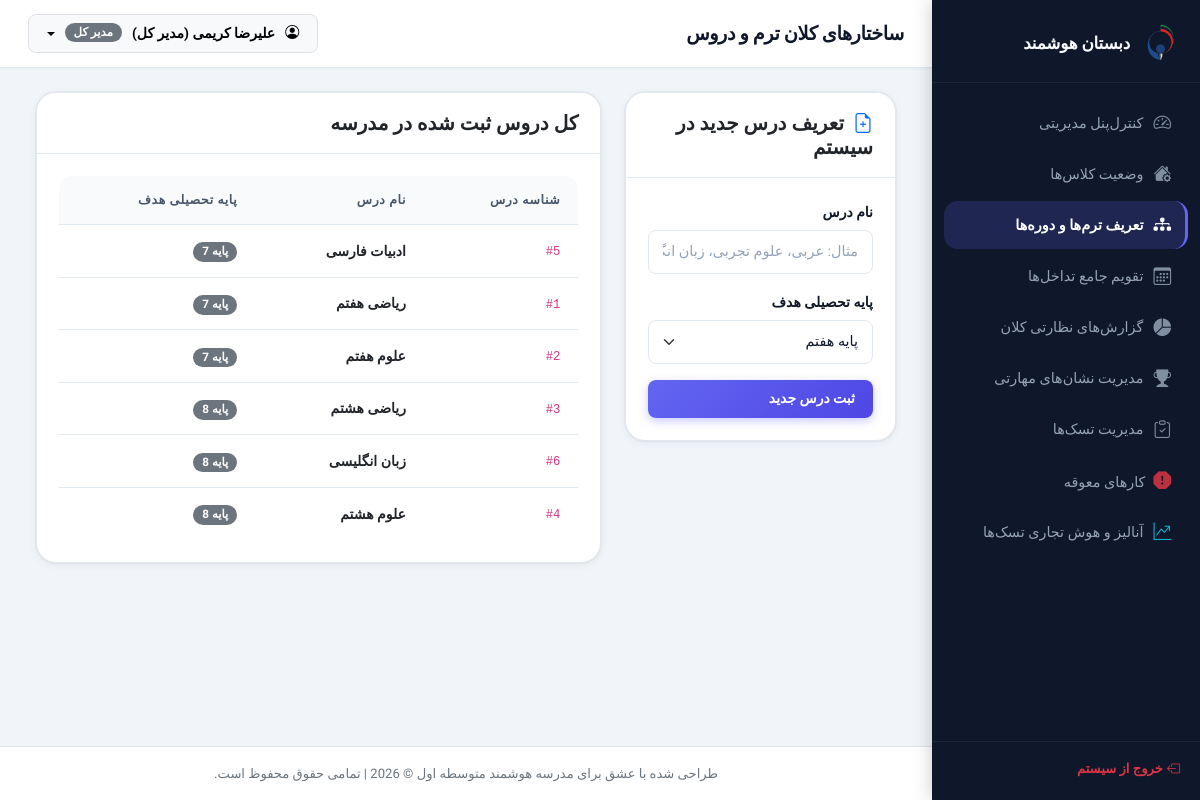
The app's page /admin/structures.php (signed in) with its own data.
### tables this page shows
CREATE TABLE `courses` (
  `id` int(11) NOT NULL,
  `course_name` varchar(100) NOT NULL,
  `grade_level` int(11) NOT NULL
);

### admin/structures.php (the view, shortened to what this page needs)
<?php
require_once '../includes/header.php';
try {
    $coursesList = $pdo->query("SELECT * FROM courses ORDER BY grade_level ASC, course_name ASC")->fetchAll();
} catch (PDOException $e) {
    die("خطا در لود دروس: " . $e->getMessage());
}
?>
<div class="container-fluid">
    <div class="row g-4">
        <div class="col-lg-4">
            <div class="card border-0 shadow-sm rounded-3">
                <div class="card-header bg-white py-3">
                    <h5 class="fw-bold mb-0"><i class="bi bi-file-earmark-plus text-primary me-1"></i> تعریف درس جدید در سیستم</h5>
                </div>
                <div class="card-body">
                    <form method="POST" action="">
                        <div class="mb-3">
                            <label class="form-label">نام درس</label>
                            <input type="text" name="course_name" class="form-control" placeholder="مثال: عربی، علوم تجربی، زبان انگلیسی" required>
                        </div>
                        <div class="mb-3">
                            <label class="form-label">پایه تحصیلی هدف</label>
                            <select name="grade_level" class="form-select" required>
                                <option value="7">پایه هفتم</option>
                            </select>
                        </div>
                        <button type="submit" class="btn btn-primary w-100 fw-bold">ثبت درس جدید</button>
                    </form>
                </div>
            </div>
        </div>
        <div class="col-lg-8">
            <div class="card border-0 shadow-sm rounded-3">
                <div class="card-header bg-white py-3">
                    <h5 class="fw-bold mb-0">کل دروس ثبت شده در مدرسه</h5>
                </div>
                <div class="card-body p-0">
                    <?php if (empty($coursesList)): ?>
                        <div class="text-center py-5">
                            <i class="bi bi-journal-x fs-1 text-secondary mb-2"></i>
                            <p class="text-secondary mb-0">درسی ثبت نشده است.</p>
                        </div>
                    <?php else: ?>
                        <div class="table-responsive">
                            <table class="table custom-table mb-0">
                                <thead>
                                    <tr>
                                        <th>شناسه درس</th>
                                        <th>نام درس</th>
                                        <th>پایه تحصیلی هدف</th>
                                    </tr>
                                </thead>
                                <tbody>
                                    <?php foreach ($coursesList as $co): ?>
                                        <tr>
                                            <td><code>#<?= $co['id'] ?></code></td>
                                            <td class="fw-bold text-dark"><?= htmlspecialchars($co['course_name']) ?></td>
                                            <td>
                                                <span class="badge bg-secondary">پایه <?= $co['grade_level'] ?></span>
                                            </td>
                                        </tr>
                                    <?php endforeach; ?>
                                </tbody>
                            </table>
                        </div>
                    <?php endif; ?>
                </div>
            </div>
        </div>
    </div>
</div>
<?php require_once '../includes/footer.php'; ?>

### assets/css/style.css (style rules this page uses)
:root { --sidebar-bg: #0F172A; --sidebar-hover: rgba(99, 102, 241, 0.12); --sidebar-text: #94A3B8; --sidebar-active-text: #FFFFFF; --sidebar-active-bg: rgba(99, 102, 241, 0.2); --sidebar-active-border:#6366F1; --sidebar-width: 268px; --body-bg: #F1F5F9; --card-bg: #FFFFFF; --card-bg-alt: #F8FAFC; --text-primary: #0F172A; --text-secondary: #475569; --text-muted: #94A3B8; --primary: #6366F1; --primary-hover: #4F46E5; --primary-light: rgba(99, 102, 241, 0.1); --primary-subtle: #EEF2FF; --accent: #F97316; --accent-hover: #EA6C00; --accent-light: rgba(249, 115, 22, 0.1); --success: #10B981; --success-light: rgba(16, 185, 129, 0.1); --danger: #EF4444; --danger-light: rgba(239, 68, 68, 0.1); --warning: #F59E0B; --warning-light: rgba(245, 158, 11, 0.1); --info: #3B82F6; --info-light: rgba(59, 130, 246, 0.1); --border: #E2E8F0; --border-strong: #CBD5E1; --shadow-xs: 0 1px 2px rgba(0,0,0,.04); --shadow-sm: 0 2px 8px rgba(0,0,0,.06), 0 0 0 1px rgba(0,0,0,.04); --shadow-md: 0 4px 16px rgba(0,0,0,.08), 0 0 0 1px rgba(0,0,0,.04); --shadow-lg: 0 8px 32px rgba(0,0,0,.10), 0 0 0 1px rgba(0,0,0,.04); --shadow-clay: 4px 4px 0px rgba(99,102,241,.18), 0 4px 16px rgba(99,102,241,.12); --radius-sm: 8px; --radius-md: 14px; --radius-lg: 20px; --radius-xl: 28px; --radius-pill: 999px; --ease: cubic-bezier(0.25, 0.8, 0.25, 1); --transition: 0.22s var(--ease); }
*, *::before, *::after { box-sizing: border-box; }
html { scroll-behavior: smooth; }
body { font-family: 'Vazirmatn', system-ui, sans-serif; background-color: var(--body-bg); color: var(--text-primary); direction: rtl; overflow-x: hidden; -webkit-font-smoothing: antialiased; font-size: 15px; line-height: 1.6; }
.card { border-radius: var(--radius-lg) !important; border: 1px solid var(--border) !important; box-shadow: var(--shadow-sm) !important; transition: box-shadow var(--transition), transform var(--transition); overflow: hidden; }
.card-header { background-color: var(--card-bg) !important; border-bottom: 1px solid var(--border) !important; padding: 18px 22px !important; }
.card-body { padding: 22px !important; }
.custom-table { border-radius: var(--radius-md); overflow: hidden; background-color: var(--card-bg); width: 100%; border-collapse: separate; border-spacing: 0; }
.custom-table thead th { background-color: var(--card-bg-alt); color: var(--text-secondary); font-weight: 600; font-size: 0.78rem; text-transform: uppercase; letter-spacing: 0.6px; border-bottom: 1px solid var(--border); padding: 14px 18px; white-space: nowrap; }
.custom-table tbody td { padding: 14px 18px; border-bottom: 1px solid var(--border); vertical-align: middle; color: var(--text-primary); font-size: 0.875rem; transition: background var(--transition); }
.custom-table tbody tr:last-child td { border-bottom: none; }
.form-label { font-weight: 600; font-size: 0.875rem; color: var(--text-primary); margin-bottom: 7px; }
.form-control, .form-select { border: 1.5px solid var(--border); border-radius: var(--radius-sm); padding: 10px 14px; font-size: 0.9rem; font-family: 'Vazirmatn', sans-serif; transition: border-color var(--transition), box-shadow var(--transition); background-color: var(--card-bg); color: var(--text-primary); }
.form-control::placeholder { color: var(--text-muted); }
.btn { border-radius: var(--radius-sm); padding: 9px 18px; font-weight: 600; font-size: 0.875rem; font-family: 'Vazirmatn', sans-serif; transition: all var(--transition); cursor: pointer; display: inline-flex; align-items: center; gap: 6px; border: none; line-height: 1.4; }
.btn-primary { background: linear-gradient(135deg, var(--primary) 0%, var(--primary-hover) 100%); color: white; box-shadow: 0 3px 10px rgba(99,102,241,.35); }
.badge { font-family: 'Vazirmatn', sans-serif; font-weight: 600; font-size: 0.73rem; padding: 4px 9px; border-radius: var(--radius-pill); letter-spacing: 0; }
.container-fluid { animation: fadeInUp 0.25s var(--ease); }

### records on screen
courses: id "5", course_name "ادبیات فارسی", grade_level "7"
courses: id "1", course_name "ریاضی هفتم", grade_level "7"
courses: id "2", course_name "علوم هفتم", grade_level "7"
courses: id "3", course_name "ریاضی هشتم", grade_level "8"
courses: id "6", course_name "زبان انگلیسی", grade_level "8"
courses: id "4", course_name "علوم هشتم", grade_level "8"

### other values on screen
$currentUser['full_name'] "علیرضا کریمی (مدیر کل)"
get_role_fa($currentUser['role']) "مدیر کل"
